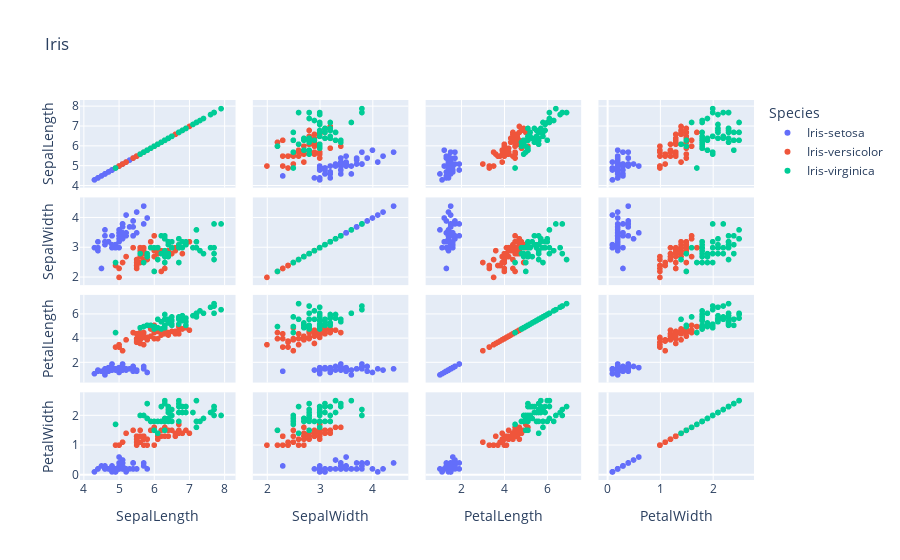

Here is the notebook cell this chart was saved with:
### Markdown cell above
## Correlation Visualization

### Code cell
px.scatter_matrix(iris, color='Species', title='Iris', dimensions=['SepalLength','SepalWidth',
                                                                  'PetalLength','PetalWidth'])

### Figure 1 — Plotly figure (JSON) as saved in the notebook; plotly's stock layout.template omitted (floating-point values rounded to 4 significant figures)
{"data": [{"dimensions": [{"axis": {"matches": true}, "label": "SepalLength", "values": [5.1, 4.9, 4.7, 4.6, 5, 5.4, 4.6, 5, 4.4, 4.9, 5.4, 4.8, 4.8, 4.3, 5.8, 5.7, 5.4, 5.1, 5.7, 5.1, 5.4, 5.1, 4.6, 5.1, 4.8, 5, 5, 5.2, 5.2, 4.7, 4.8, 5.4, 5.2, 5.5, 4.9, 5, 5.5, 4.9, 4.4, 5.1, 5, 4.5, 4.4, 5, 5.1, 4.8, 5.1, 4.6, 5.3, 5]}, {"axis": {"matches": true}, "label": "SepalWidth", "values": [3.5, 3, 3.2, 3.1, 3.6, 3.9, 3.4, 3.4, 2.9, 3.1, 3.7, 3.4, 3, 3, 4, 4.4, 3.9, 3.5, 3.8, 3.8, 3.4, 3.7, 3.6, 3.3, 3.4, 3, 3.4, 3.5, 3.4, 3.2, 3.1, 3.4, 4.1, 4.2, 3.1, 3.2, 3.5, 3.1, 3, 3.4, 3.5, 2.3, 3.2, 3.5, 3.8, 3, 3.8, 3.2, 3.7, 3.3]}, {"axis": {"matches": true}, "label": "PetalLength", "values": [1.4, 1.4, 1.3, 1.5, 1.4, 1.7, 1.4, 1.5, 1.4, 1.5, 1.5, 1.6, 1.4, 1.1, 1.2, 1.5, 1.3, 1.4, 1.7, 1.5, 1.7, 1.5, 1, 1.7, 1.9, 1.6, 1.6, 1.5, 1.4, 1.6, 1.6, 1.5, 1.5, 1.4, 1.5, 1.2, 1.3, 1.5, 1.3, 1.5, 1.3, 1.3, 1.3, 1.6, 1.9, 1.4, 1.6, 1.4, 1.5, 1.4]}, {"axis": {"matches": true}, "label": "PetalWidth", "values": [0.2, 0.2, 0.2, 0.2, 0.2, 0.4, 0.3, 0.2, 0.2, 0.1, 0.2, 0.2, 0.1, 0.1, 0.2, 0.4, 0.4, 0.3, 0.3, 0.3, 0.2, 0.4, 0.2, 0.5, 0.2, 0.2, 0.4, 0.2, 0.2, 0.2, 0.2, 0.4, 0.1, 0.2, 0.1, 0.2, 0.2, 0.1, 0.2, 0.2, 0.3, 0.3, 0.2, 0.6, 0.4, 0.3, 0.2, 0.2, 0.2, 0.2]}], "hovertemplate": "Species=Iris-setosa<br>%{xaxis.title.text}=%{x}<br>%{yaxis.title.text}=%{y}<extra></extra>", "legendgroup": "Iris-setosa", "marker": {"color": "#636efa", "symbol": "circle"}, "name": "Iris-setosa", "showlegend": true, "type": "splom"}, {"dimensions": [{"axis": {"matches": true}, "label": "SepalLength", "values": [7, 6.4, 6.9, 5.5, 6.5, 5.7, 6.3, 4.9, 6.6, 5.2, 5, 5.9, 6, 6.1, 5.6, 6.7, 5.6, 5.8, 6.2, 5.6, 5.9, 6.1, 6.3, 6.1, 6.4, 6.6, 6.8, 6.7, 6, 5.7, 5.5, 5.5, 5.8, 6, 5.4, 6, 6.7, 6.3, 5.6, 5.5, 5.5, 6.1, 5.8, 5, 5.6, 5.7, 5.7, 6.2, 5.1, 5.7]}, {"axis": {"matches": true}, "label": "SepalWidth", "values": [3.2, 3.2, 3.1, 2.3, 2.8, 2.8, 3.3, 2.4, 2.9, 2.7, 2, 3, 2.2, 2.9, 2.9, 3.1, 3, 2.7, 2.2, 2.5, 3.2, 2.8, 2.5, 2.8, 2.9, 3, 2.8, 3, 2.9, 2.6, 2.4, 2.4, 2.7, 2.7, 3, 3.4, 3.1, 2.3, 3, 2.5, 2.6, 3, 2.6, 2.3, 2.7, 3, 2.9, 2.9, 2.5, 2.8]}, {"axis": {"matches": true}, "label": "PetalLength", "values": [4.7, 4.5, 4.9, 4, 4.6, 4.5, 4.7, 3.3, 4.6, 3.9, 3.5, 4.2, 4, 4.7, 3.6, 4.4, 4.5, 4.1, 4.5, 3.9, 4.8, 4, 4.9, 4.7, 4.3, 4.4, 4.8, 5, 4.5, 3.5, 3.8, 3.7, 3.9, 5.1, 4.5, 4.5, 4.7, 4.4, 4.1, 4, 4.4, 4.6, 4, 3.3, 4.2, 4.2, 4.2, 4.3, 3, 4.1]}, {"axis": {"matches": true}, "label": "PetalWidth", "values": [1.4, 1.5, 1.5, 1.3, 1.5, 1.3, 1.6, 1, 1.3, 1.4, 1, 1.5, 1, 1.4, 1.3, 1.4, 1.5, 1, 1.5, 1.1, 1.8, 1.3, 1.5, 1.2, 1.3, 1.4, 1.4, 1.7, 1.5, 1, 1.1, 1, 1.2, 1.6, 1.5, 1.6, 1.5, 1.3, 1.3, 1.3, 1.2, 1.4, 1.2, 1, 1.3, 1.2, 1.3, 1.3, 1.1, 1.3]}], "hovertemplate": "Species=Iris-versicolor<br>%{xaxis.title.text}=%{x}<br>%{yaxis.title.text}=%{y}<extra></extra>", "legendgroup": "Iris-versicolor", "marker": {"color": "#EF553B", "symbol": "circle"}, "name": "Iris-versicolor", "showlegend": true, "type": "splom"}, {"dimensions": [{"axis": {"matches": true}, "label": "SepalLength", "values": [6.3, 5.8, 7.1, 6.3, 6.5, 7.6, 4.9, 7.3, 6.7, 7.2, 6.5, 6.4, 6.8, 5.7, 5.8, 6.4, 6.5, 7.7, 7.7, 6, 6.9, 5.6, 7.7, 6.3, 6.7, 7.2, 6.2, 6.1, 6.4, 7.2, 7.4, 7.9, 6.4, 6.3, 6.1, 7.7, 6.3, 6.4, 6, 6.9, 6.7, 6.9, 5.8, 6.8, 6.7, 6.7, 6.3, 6.5, 6.2, 5.9]}, {"axis": {"matches": true}, "label": "SepalWidth", "values": [3.3, 2.7, 3, 2.9, 3, 3, 2.5, 2.9, 2.5, 3.6, 3.2, 2.7, 3, 2.5, 2.8, 3.2, 3, 3.8, 2.6, 2.2, 3.2, 2.8, 2.8, 2.7, 3.3, 3.2, 2.8, 3, 2.8, 3, 2.8, 3.8, 2.8, 2.8, 2.6, 3, 3.4, 3.1, 3, 3.1, 3.1, 3.1, 2.7, 3.2, 3.3, 3, 2.5, 3, 3.4, 3]}, {"axis": {"matches": true}, "label": "PetalLength", "values": [6, 5.1, 5.9, 5.6, 5.8, 6.6, 4.5, 6.3, 5.8, 6.1, 5.1, 5.3, 5.5, 5, 5.1, 5.3, 5.5, 6.7, 6.9, 5, 5.7, 4.9, 6.7, 4.9, 5.7, 6, 4.8, 4.9, 5.6, 5.8, 6.1, 6.4, 5.6, 5.1, 5.6, 6.1, 5.6, 5.5, 4.8, 5.4, 5.6, 5.1, 5.1, 5.9, 5.7, 5.2, 5, 5.2, 5.4, 5.1]}, {"axis": {"matches": true}, "label": "PetalWidth", "values": [2.5, 1.9, 2.1, 1.8, 2.2, 2.1, 1.7, 1.8, 1.8, 2.5, 2, 1.9, 2.1, 2, 2.4, 2.3, 1.8, 2.2, 2.3, 1.5, 2.3, 2, 2, 1.8, 2.1, 1.8, 1.8, 1.8, 2.1, 1.6, 1.9, 2, 2.2, 1.5, 1.4, 2.3, 2.4, 1.8, 1.8, 2.1, 2.4, 2.3, 1.9, 2.3, 2.5, 2.3, 1.9, 2, 2.3, 1.8]}], "hovertemplate": "Species=Iris-virginica<br>%{xaxis.title.text}=%{x}<br>%{yaxis.title.text}=%{y}<extra></extra>", "legendgroup": "Iris-virginica", "marker": {"color": "#00cc96", "symbol": "circle"}, "name": "Iris-virginica", "showlegend": true, "type": "splom"}], "layout": {"dragmode": "select", "legend": {"title": {"text": "Species"}, "tracegroupgap": 0}, "title": {"text": "Iris"}}}
